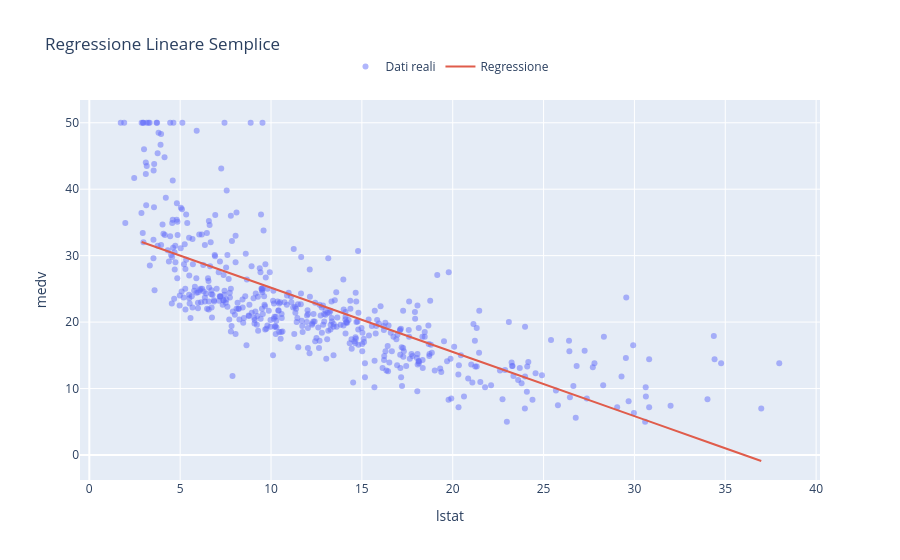

Source (notebook cell):
### Markdown cell above
__Dalla regressione possiamo notare come il modello spiega circa il 54% della variabilità di medv, indicando che LSTAT è una variabile predittiva significativa per il valore medv.__

### Code cell
fig = go.Figure()

fig.add_trace(go.Scatter(
    x=df['lstat'],
    y=df['medv'],
    mode='markers',
    name='Dati reali',
    marker=dict(opacity=0.5),
))

sorted_idx = X_test['lstat'].argsort()
fig.add_trace(go.Scatter(
    x=X_test['lstat'].iloc[sorted_idx],
    y=pred_test[sorted_idx],
    mode='lines',
    name='Regressione',
    line=dict(color='#E05C4B', width=2),
))

fig.update_layout(
    title={'text': 'Regressione Lineare Semplice'},
    legend=dict(orientation='h', yanchor='bottom', y=1.05, xanchor='center', x=0.5),
)
fig.update_xaxes(title_text='lstat')
fig.update_yaxes(title_text='medv')

fig.show()

### Figure 1 — Plotly figure (JSON) as saved in the notebook; plotly's stock layout.template omitted (floating-point values rounded to 4 significant figures; data arrays with more than 128 entries replaced by an {"elided": "..."} marker saying what was removed)
{"data": [{"marker": {"opacity": 0.5}, "mode": "markers", "name": "Dati reali", "type": "scatter", "x": {"elided": "506 float values"}, "y": {"elided": "506 float values"}}, {"line": {"color": "#E05C4B", "width": 2}, "mode": "lines", "name": "Regressione", "type": "scatter", "x": [2.88, 2.97, 3.16, 3.33, 3.53, 3.76, 3.81, 4.03, 4.32, 4.59, 4.81, 4.98, 5.49, 5.52, 5.57, 6.12, 6.21, 6.59, 6.72, 6.72, 7.12, 7.19, 7.2, 7.53, 7.54, 7.67, 7.74, 8.05, 8.79, 8.81, 8.94, 9.04, 9.1, 9.25, 9.5, 9.53, 9.62, 9.67, 9.8, 10.11, 10.19, 10.27, 10.58, 11.12, 11.66, 11.69, 11.72, 11.74, 11.97, 12.26, 12.33, 12.34, 12.67, 12.86, 12.87, 13.09, 13.27, 13.44, 14.1, 14.15, 14.33, 14.59, 14.66, 14.69, 15.7, 15.79, 16.29, 16.42, 16.59, 17.1, 17.11, 17.12, 17.27, 17.27, 17.58, 17.92, 18.05, 18.07, 18.13, 18.14, 18.33, 18.35, 18.46, 18.71, 18.72, 19.01, 21.08, 21.14, 21.22, 21.32, 22.6, 23.09, 23.79, 23.97, 24.16, 25.68, 26.4, 26.64, 30.59, 30.62, 34.37, 36.98], "y": [32.05, 31.97, 31.78, 31.62, 31.43, 31.2, 31.15, 30.94, 30.66, 30.4, 30.19, 30.02, 29.53, 29.5, 29.45, 28.92, 28.83, 28.47, 28.34, 28.34, 27.96, 27.89, 27.88, 27.56, 27.55, 27.42, 27.36, 27.06, 26.34, 26.32, 26.2, 26.1, 26.04, 25.9, 25.65, 25.63, 25.54, 25.49, 25.36, 25.07, 24.99, 24.91, 24.61, 24.09, 23.57, 23.54, 23.51, 23.49, 23.27, 22.99, 22.92, 22.91, 22.59, 22.41, 22.4, 22.19, 22.01, 21.85, 21.21, 21.16, 20.99, 20.74, 20.67, 20.64, 19.66, 19.58, 19.09, 18.97, 18.8, 18.31, 18.3, 18.29, 18.14, 18.14, 17.85, 17.52, 17.39, 17.37, 17.31, 17.3, 17.12, 17.1, 16.99, 16.75, 16.74, 16.46, 14.46, 14.4, 14.33, 14.23, 12.99, 12.52, 11.84, 11.67, 11.49, 10.02, 9.321, 9.089, 5.271, 5.242, 1.617, -0.9054]}], "layout": {"legend": {"orientation": "h", "x": 0.5, "xanchor": "center", "y": 1.05, "yanchor": "bottom"}, "title": {"text": "Regressione Lineare Semplice"}, "xaxis": {"title": {"text": "lstat"}}, "yaxis": {"title": {"text": "medv"}}}}
